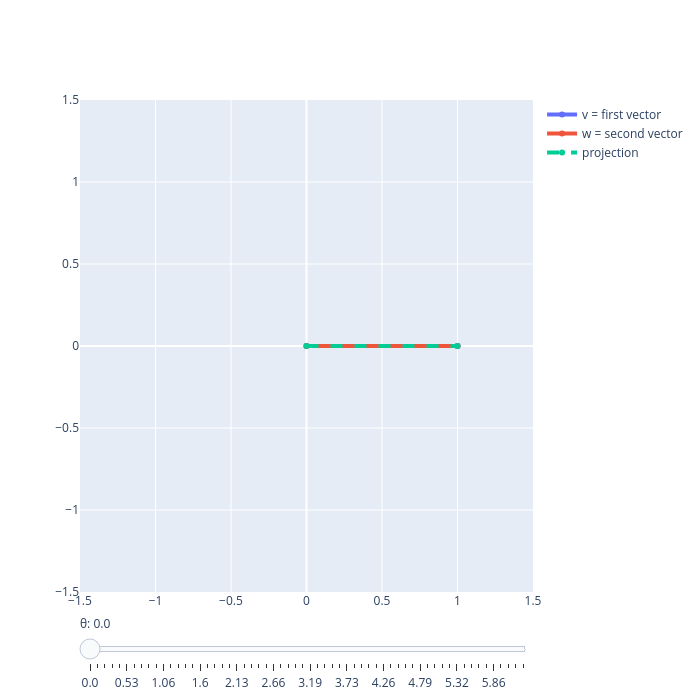

Notebook source saved alongside this figure:
### Markdown cell above
![image](https://external-content.duckduckgo.com/iu/?u=https%3A%2F%2Fdanjcalderone.github.io%2Fdcmath%2Ffigs%2Fstills%2FVEC%2FINNERPROD_DIAG.png&f=1&nofb=1&ipt=ac41c081b89c544ee3243496b62121fa988b8b6ac517f518ed8aef4ca935af23)

### Code cell
thetas = np.linspace(0, 2*np.pi, 60)
v = np.array([1, 0])

frames = []

for theta in thetas:
    w = np.array([np.cos(theta), np.sin(theta)])

    dot = np.dot(v, w)

    proj = dot * v

    data = [
        go.Scatter(x=[0, v[0]], y=[0, v[1]],
                   mode='lines+markers',
                   name='v = first vector',
                   line=dict(width=4)),

        go.Scatter(x=[0, w[0]], y=[0, w[1]],
                   mode='lines+markers',
                   name='w = second vector',
                   line=dict(width=4)),

        go.Scatter(x=[0, proj[0]], y=[0, proj[1]],
                   mode='lines+markers',
                   name='projection',
                   line=dict(dash='dash', width=4)),

        go.Scatter(x=[w[0], proj[0]], y=[w[1], proj[1]],
                   mode='lines',
                   showlegend=False,
                   line=dict(dash='dot'))
    ]

    frames.append(go.Frame(
        data=data,
        name=str(round(theta,2)),
        layout=go.Layout(
            title=f"Dot Product = {dot:.2f}"
        )
    ))

fig = go.Figure(
    data=frames[0].data,
    frames=frames
)

fig.update_layout(
    sliders=[{
        "steps": [
            {"args": [[f.name],
                      {"frame": {"duration": 50, "redraw": True},
                       "mode": "immediate"}],
             "label": f.name,
             "method": "animate"}
            for f in frames
        ],
        "currentvalue": {"prefix": "θ: "}
    }],
    xaxis=dict(range=[-1.5,1.5]),
    yaxis=dict(range=[-1.5,1.5]),
    width=700,
    height=700
)

fig.show()

### Figure 1 — Plotly figure (JSON) as saved in the notebook; plotly's stock layout.template omitted (floating-point values rounded to 4 significant figures)
{"data": [{"line": {"width": 4}, "mode": "lines+markers", "name": "v = first vector", "type": "scatter", "x": [0, 1], "y": [0, 0]}, {"line": {"width": 4}, "mode": "lines+markers", "name": "w = second vector", "type": "scatter", "x": [0, 1], "y": [0, 0]}, {"line": {"dash": "dash", "width": 4}, "mode": "lines+markers", "name": "projection", "type": "scatter", "x": [0, 1], "y": [0, 0]}, {"line": {"dash": "dot"}, "mode": "lines", "showlegend": false, "type": "scatter", "x": [1, 1], "y": [0, 0]}], "layout": {"height": 700, "sliders": [{"currentvalue": {"prefix": "θ: "}, "steps": [{"args": [["0.0"], {"frame": {"duration": 50, "redraw": true}, "mode": "immediate"}], "label": "0.0", "method": "animate"}, {"args": [["0.11"], {"frame": {"duration": 50, "redraw": true}, "mode": "immediate"}], "label": "0.11", "method": "animate"}, {"args": [["0.21"], {"frame": {"duration": 50, "redraw": true}, "mode": "immediate"}], "label": "0.21", "method": "animate"}, {"args": [["0.32"], {"frame": {"duration": 50, "redraw": true}, "mode": "immediate"}], "label": "0.32", "method": "animate"}, {"args": [["0.43"], {"frame": {"duration": 50, "redraw": true}, "mode": "immediate"}], "label": "0.43", "method": "animate"}, {"args": [["0.53"], {"frame": {"duration": 50, "redraw": true}, "mode": "immediate"}], "label": "0.53", "method": "animate"}, {"args": [["0.64"], {"frame": {"duration": 50, "redraw": true}, "mode": "immediate"}], "label": "0.64", "method": "animate"}, {"args": [["0.75"], {"frame": {"duration": 50, "redraw": true}, "mode": "immediate"}], "label": "0.75", "method": "animate"}, {"args": [["0.85"], {"frame": {"duration": 50, "redraw": true}, "mode": "immediate"}], "label": "0.85", "method": "animate"}, {"args": [["0.96"], {"frame": {"duration": 50, "redraw": true}, "mode": "immediate"}], "label": "0.96", "method": "animate"}, {"args": [["1.06"], {"frame": {"duration": 50, "redraw": true}, "mode": "immediate"}], "label": "1.06", "method": "animate"}, {"args": [["1.17"], {"frame": {"duration": 50, "redraw": true}, "mode": "immediate"}], "label": "1.17", "method": "animate"}, {"args": [["1.28"], {"frame": {"duration": 50, "redraw": true}, "mode": "immediate"}], "label": "1.28", "method": "animate"}, {"args": [["1.38"], {"frame": {"duration": 50, "redraw": true}, "mode": "immediate"}], "label": "1.38", "method": "animate"}, {"args": [["1.49"], {"frame": {"duration": 50, "redraw": true}, "mode": "immediate"}], "label": "1.49", "method": "animate"}, {"args": [["1.6"], {"frame": {"duration": 50, "redraw": true}, "mode": "immediate"}], "label": "1.6", "method": "animate"}, {"args": [["1.7"], {"frame": {"duration": 50, "redraw": true}, "mode": "immediate"}], "label": "1.7", "method": "animate"}, {"args": [["1.81"], {"frame": {"duration": 50, "redraw": true}, "mode": "immediate"}], "label": "1.81", "method": "animate"}, {"args": [["1.92"], {"frame": {"duration": 50, "redraw": true}, "mode": "immediate"}], "label": "1.92", "method": "animate"}, {"args": [["2.02"], {"frame": {"duration": 50, "redraw": true}, "mode": "immediate"}], "label": "2.02", "method": "animate"}, {"args": [["2.13"], {"frame": {"duration": 50, "redraw": true}, "mode": "immediate"}], "label": "2.13", "method": "animate"}, {"args": [["2.24"], {"frame": {"duration": 50, "redraw": true}, "mode": "immediate"}], "label": "2.24", "method": "animate"}, {"args": [["2.34"], {"frame": {"duration": 50, "redraw": true}, "mode": "immediate"}], "label": "2.34", "method": "animate"}, {"args": [["2.45"], {"frame": {"duration": 50, "redraw": true}, "mode": "immediate"}], "label": "2.45", "method": "animate"}, {"args": [["2.56"], {"frame": {"duration": 50, "redraw": true}, "mode": "immediate"}], "label": "2.56", "method": "animate"}, {"args": [["2.66"], {"frame": {"duration": 50, "redraw": true}, "mode": "immediate"}], "label": "2.66", "method": "animate"}, {"args": [["2.77"], {"frame": {"duration": 50, "redraw": true}, "mode": "immediate"}], "label": "2.77", "method": "animate"}, {"args": [["2.88"], {"frame": {"duration": 50, "redraw": true}, "mode": "immediate"}], "label": "2.88", "method": "animate"}, {"args": [["2.98"], {"frame": {"duration": 50, "redraw": true}, "mode": "immediate"}], "label": "2.98", "method": "animate"}, {"args": [["3.09"], {"frame": {"duration": 50, "redraw": true}, "mode": "immediate"}], "label": "3.09", "method": "animate"}, {"args": [["3.19"], {"frame": {"duration": 50, "redraw": true}, "mode": "immediate"}], "label": "3.19", "method": "animate"}, {"args": [["3.3"], {"frame": {"duration": 50, "redraw": true}, "mode": "immediate"}], "label": "3.3", "method": "animate"}, {"args": [["3.41"], {"frame": {"duration": 50, "redraw": true}, "mode": "immediate"}], "label": "3.41", "method": "animate"}, {"args": [["3.51"], {"frame": {"duration": 50, "redraw": true}, "mode": "immediate"}], "label": "3.51", "method": "animate"}, {"args": [["3.62"], {"frame": {"duration": 50, "redraw": true}, "mode": "immediate"}], "label": "3.62", "method": "animate"}, {"args": [["3.73"], {"frame": {"duration": 50, "redraw": true}, "mode": "immediate"}], "label": "3.73", "method": "animate"}, {"args": [["3.83"], {"frame": {"duration": 50, "redraw": true}, "mode": "immediate"}], "label": "3.83", "method": "animate"}, {"args": [["3.94"], {"frame": {"duration": 50, "redraw": true}, "mode": "immediate"}], "label": "3.94", "method": "animate"}, {"args": [["4.05"], {"frame": {"duration": 50, "redraw": true}, "mode": "immediate"}], "label": "4.05", "method": "animate"}, {"args": [["4.15"], {"frame": {"duration": 50, "redraw": true}, "mode": "immediate"}], "label": "4.15", "method": "animate"}, {"args": [["4.26"], {"frame": {"duration": 50, "redraw": true}, "mode": "immediate"}], "label": "4.26", "method": "animate"}, {"args": [["4.37"], {"frame": {"duration": 50, "redraw": true}, "mode": "immediate"}], "label": "4.37", "method": "animate"}, {"args": [["4.47"], {"frame": {"duration": 50, "redraw": true}, "mode": "immediate"}], "label": "4.47", "method": "animate"}, {"args": [["4.58"], {"frame": {"duration": 50, "redraw": true}, "mode": "immediate"}], "label": "4.58", "method": "animate"}, {"args": [["4.69"], {"frame": {"duration": 50, "redraw": true}, "mode": "immediate"}], "label": "4.69", "method": "animate"}, {"args": [["4.79"], {"frame": {"duration": 50, "redraw": true}, "mode": "immediate"}], "label": "4.79", "method": "animate"}, {"args": [["4.9"], {"frame": {"duration": 50, "redraw": true}, "mode": "immediate"}], "label": "4.9", "method": "animate"}, {"args": [["5.01"], {"frame": {"duration": 50, "redraw": true}, "mode": "immediate"}], "label": "5.01", "method": "animate"}, {"args": [["5.11"], {"frame": {"duration": 50, "redraw": true}, "mode": "immediate"}], "label": "5.11", "method": "animate"}, {"args": [["5.22"], {"frame": {"duration": 50, "redraw": true}, "mode": "immediate"}], "label": "5.22", "method": "animate"}, {"args": [["5.32"], {"frame": {"duration": 50, "redraw": true}, "mode": "immediate"}], "label": "5.32", "method": "animate"}, {"args": [["5.43"], {"frame": {"duration": 50, "redraw": true}, "mode": "immediate"}], "label": "5.43", "method": "animate"}, {"args": [["5.54"], {"frame": {"duration": 50, "redraw": true}, "mode": "immediate"}], "label": "5.54", "method": "animate"}, {"args": [["5.64"], {"frame": {"duration": 50, "redraw": true}, "mode": "immediate"}], "label": "5.64", "method": "animate"}, {"args": [["5.75"], {"frame": {"duration": 50, "redraw": true}, "mode": "immediate"}], "label": "5.75", "method": "animate"}, {"args": [["5.86"], {"frame": {"duration": 50, "redraw": true}, "mode": "immediate"}], "label": "5.86", "method": "animate"}, {"args": [["5.96"], {"frame": {"duration": 50, "redraw": true}, "mode": "immediate"}], "label": "5.96", "method": "animate"}, {"args": [["6.07"], {"frame": {"duration": 50, "redraw": true}, "mode": "immediate"}], "label": "6.07", "method": "animate"}, {"args": [["6.18"], {"frame": {"duration": 50, "redraw": true}, "mode": "immediate"}], "label": "6.18", "method": "animate"}, {"args": [["6.28"], {"frame": {"duration": 50, "redraw": true}, "mode": "immediate"}], "label": "6.28", "method": "animate"}]}], "width": 700, "xaxis": {"range": [-1.5, 1.5]}, "yaxis": {"range": [-1.5, 1.5]}}}
